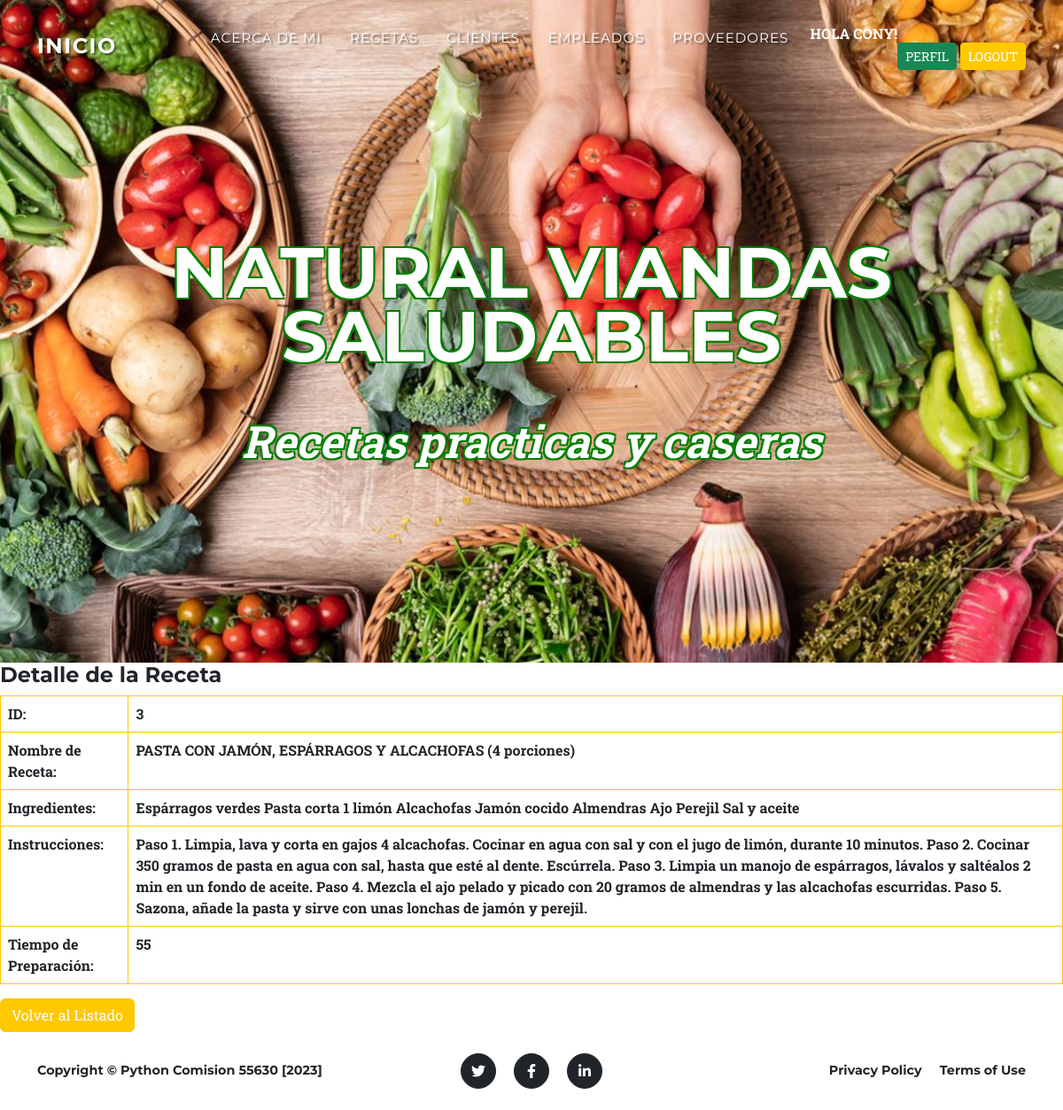
The page /detalle_receta/3/ (signed in) on the database its author committed.
### aplicacion/models.py (models this page shows, shortened)
class Receta(models.Model):
    titulo = models.CharField(max_length=100)
    ingredientes = models.TextField()
    instrucciones = models.TextField()
    tiempo_preparacion = models.PositiveIntegerField()

### aplicacion/views.py (the view)
# urls.py: path('detalle_receta/<int:id_receta>/', detalle_receta, name='detalle_receta'),
@login_required
def detalle_receta(request, id_receta):
    receta = Receta.objects.get(id=id_receta)
    contexto = {'receta': receta}
    return render(request, "aplicacion/detalle_receta.html", contexto)

### aplicacion/templates/aplicacion/detalle_receta.html
{% extends 'aplicacion/base.html' %}
{% load static %}
{% block contenido %}
    <h4>Detalle de la Receta</h4>
    <table class="table table-bordered border-primary">
        <tr>
            <th>ID:</th>
            <td>{{ receta.id }}</td>
        </tr>
        <tr>
            <th>Nombre de Receta:</th>
            <td>{{ receta.titulo }}</td>
        </tr>
        <tr>
            <th>Ingredientes:</th>
            <td>{{ receta.ingredientes }}</td>
        </tr>
        <tr>
            <th>Instrucciones:</th>
            <td>{{ receta.instrucciones }}</td>
        </tr>
        <tr>
            <th>Tiempo de Preparación:</th>
            <td>{{ receta.tiempo_preparacion }}</td>
        </tr>
    </table>
    <a href="{% url 'recetas' %}" class="btn btn-primary">Volver al Listado</a>
{% endblock contenido %}

### aplicacion/templates/aplicacion/base.html (shortened to what this page needs)
<!DOCTYPE html>
<html lang="en">
    <head>
        {% load static %}
        <link href="{% static 'aplicacion/css/styles.css' %}" rel="stylesheet" />
    </head>
    <body id="page-top">
        <nav class="navbar navbar-expand-lg navbar-dark fixed-top" id="mainNav">
            <div class="container">
                <a class="navbar-brand" href="#page-top" style="color: white; text-shadow: 2px 2px 2px rgba(0, 0, 0, 0.5);">Inicio</a>
                <div class="collapse navbar-collapse" id="navbarResponsive">
                    <ul class="navbar-nav text-uppercase ms-auto py-4 py-lg-0">
                        {% if user.is_authenticated %}
                        <li class="nav-item"><a class="nav-link" href="{% url 'acerca_de_mi' %}" style="text-shadow: 2px 2px 2px rgba(0, 0, 0, 0.5);">Acerca de mi</a></li>
                        <li class="nav-item"><a class="nav-link" href="{% url 'recetas' %}" style="text-shadow: 2px 2px 2px rgba(0, 0, 0, 0.5);">Recetas</a></li>
                        <li class="nav-item"><a class="nav-link" href="{% url 'clientes' %}" style="text-shadow: 2px 2px 2px rgba(0, 0, 0, 0.5);">Clientes</a></li>
                        <li class="nav-item"><a class="nav-link" href="{% url 'empleados' %}" style="text-shadow: 2px 2px 2px rgba(0, 0, 0, 0.5);">Empleados</a></li>
                        <li class="nav-item"><a class="nav-link" href="{% url 'proveedores' %}" style="text-shadow: 2px 2px 2px rgba(0, 0, 0, 0.5);">Proveedores</a></li>
                        <p style="color:white"><strong> Hola {{user.username}}!</p>
                        <div class="text-center">
                        </div>
                        <a class="btn btn-sm btn-success" href="{% url 'editar_perfil' %}">Perfil</a>
                        <a class="btn btn-sm btn-primary" href="{% url 'logout' %}">Logout</a>
                    {% else %}
                        <a class="btn btn-sm btn-success" href="{% url 'registro' %}">Registro</a>
                        <a class="btn btn-sm btn-primary" href="{% url 'login' %}">Login</a>
                    {% endif %}
                    </ul>
                </div>
            </div>
        </nav>
        <header class="masthead">
            <div class="container">
                <div class="masthead-heading text-uppercase" style="color: white; font-size: 80px; text-shadow: -2px -2px 0 green, 2px -2px 0 green, -2px 2px 0 green, 2px 2px 0 green;">NATURAL VIANDAS SALUDABLES</div>
                <div class="masthead-subheading" style="color: white; font-size: 50px; text-shadow: -2px -2px 0 green, 2px -2px 0 green, -2px 2px 0 green, 2px 2px 0 green;">Recetas practicas y caseras</div>
            </div>
        </header>
        {% block contenido %}
        {% endblock contenido %}
        <footer class="footer py-4">
            <div class="container">
                <div class="row align-items-center">
                    <div class="col-lg-4 text-lg-start">Copyright &copy; Python Comision 55630 [2023]</div>
                    <div class="col-lg-4 my-3 my-lg-0">
                        <a class="btn btn-dark btn-social mx-2" href="#!" aria-label="Twitter"><i class="fab fa-twitter"></i></a>
                        <a class="btn btn-dark btn-social mx-2" href="#!" aria-label="Facebook"><i class="fab fa-facebook-f"></i></a>
                        <a class="btn btn-dark btn-social mx-2" href="#!" aria-label="LinkedIn"><i class="fab fa-linkedin-in"></i></a>
                    </div>
                    <div class="col-lg-4 text-lg-end">
                        <a class="link-dark text-decoration-none me-3" href="#!">Privacy Policy</a>
                        <a class="link-dark text-decoration-none" href="#!">Terms of Use</a>
                    </div>
                </div>
            </div>
        </footer>
    </body>
</html>

### rows shown on the page
Receta: id "3", titulo "PASTA CON JAMÓN, ESPÁRRAGOS Y ALCACHOFAS (4 porciones)", ingredientes "Espárragos verdes Pasta corta 1 limón Alcachofas Jamón cocido Almendras Ajo Perejil Sal y aceite", instrucciones "Paso 1. Limpia, lava y corta en gajos 4 alcachofas. Cocinar en agua con sal y con el jugo de limón, durante 10 minutos. Paso 2. Cocinar 350 gramos de pasta en agua con sal, hasta que esté al dente. Escúrrela. Paso 3. Limpia un manojo de espárragos, lávalos y saltéalos 2 min en un fondo de aceite. Paso 4. Mezcla el ajo pelado y picado con 20 gramos de almendras y las alcachofas escurridas. Paso 5. Sazona, añade la pasta y sirve con unas lonchas de jamón y perejil.", tiempo_preparacion "55"

### other values the page prints
{{ user.username }} "CONY"
